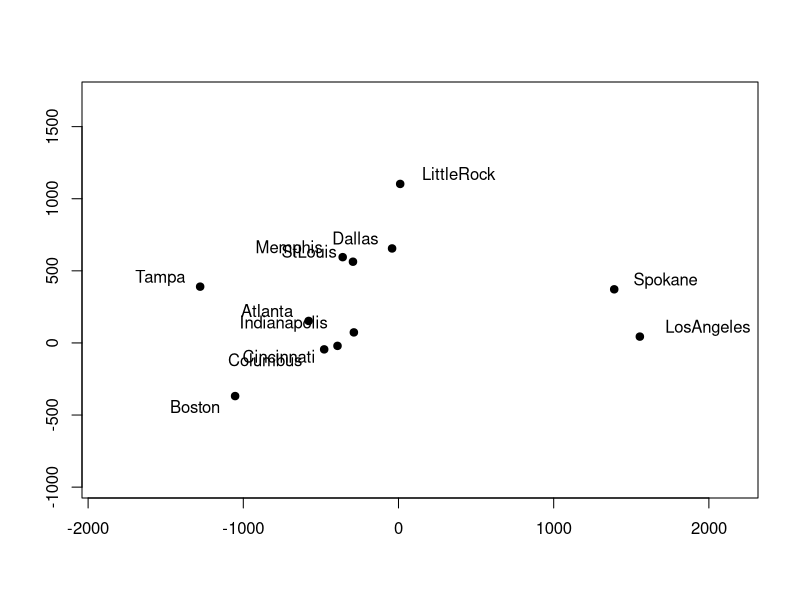

Generate this figure with R:
library(calibrate) ## for textxy()

## The original data file T12-7.DAT has to be made R friendly first ...
mD<-read.table("T12-7_Rfriendy.DAT",sep=";",header=TRUE)
mD[upper.tri(mD,diag=FALSE)]<-mD[lower.tri(mD,diag=FALSE)]

fit2<-cmdscale(mD,k=2)
plot(fit2,pch=19,xlab="",ylab="",main="",xlim=c(-600+min(fit2[,1]),600+max(fit2[,1])),ylim=c(-600+min(fit2[,2]),600+max(fit2[,2])))
textxy(fit2[,1],fit2[,2],colnames(mD),cex=1)


fit3<-cmdscale(mD,k=3)
fit5<-cmdscale(mD,k=5)


mDnorm<-mD/max(mD)
mDfit2<-as.matrix(dist(fit2));mDfit2norm<-mDfit2/max(mDfit2);Penalty_q2<-sqrt(sum((mDnorm-mDfit2norm)^2))
mDfit3<-as.matrix(dist(fit3));mDfit3norm<-mDfit3/max(mDfit3);Penalty_q3<-sqrt(sum((mDnorm-mDfit3norm)^2))
mDfit5<-as.matrix(dist(fit5));mDfit5norm<-mDfit5/max(mDfit5);Penalty_q5<-sqrt(sum((mDnorm-mDfit5norm)^2))
## here we improve with q

Penalty_q2_rel<-sqrt(sum(((mDnorm-mDfit2norm)^2)/mDnorm^2,na.rm=TRUE)) ## this one actually seems best
Penalty_q3_rel<-sqrt(sum(((mDnorm-mDfit3norm)^2)/mDnorm^2,na.rm=TRUE))
Penalty_q5_rel<-sqrt(sum(((mDnorm-mDfit5norm)^2)/mDnorm^2,na.rm=TRUE))

fit2eig<-cmdscale(mD,k=2,eig=TRUE) ## return eigenvalues (as described in the next part of the lecture)
Criterion1<-cumsum(fit2eig$eig^2)/sum(fit2eig$eig^2) ## some eigenvalues here are negative, as B />=0
## q=2,3 seems OK

Criterion2<-cumsum(abs(fit2eig$eig))/sum(abs(fit2eig$eig)) ## some eigenvalues here are negative, as B />=0
## q=2,3 not as good
